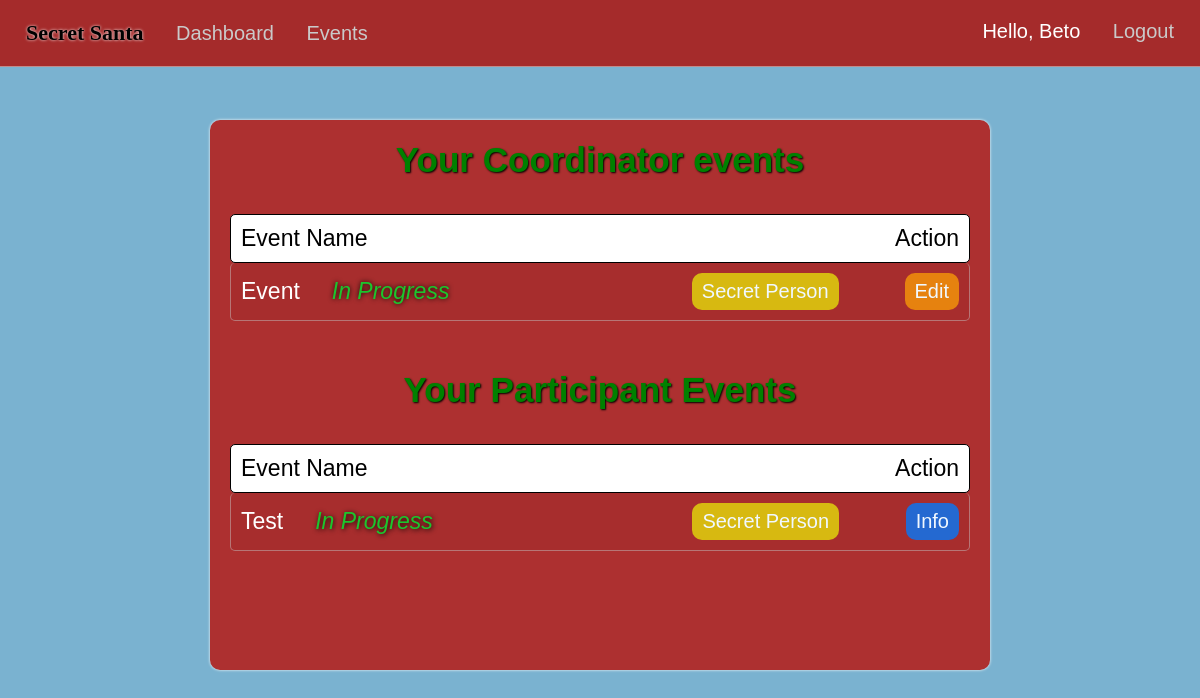
The page /dashboard (signed in) on the database its author committed.
### market/models.py (models this page shows, shortened)
class User(db.Model, UserMixin):
    id = db.Column(db.Integer(), primary_key=True)
    username = db.Column(db.String(length=30), nullable=False, unique=True)
    first_name = db.Column(db.String(length=50), nullable=False)
    last_name = db.Column(db.String(length=50), nullable=False)
    email_address = db.Column(db.String(length=50), nullable=False, unique=True)
    password_hash = db.Column(db.String(length=60), nullable=False)
    events = db.relationship('Event', backref='coordinator', lazy=True)
    events_attending = db.relationship('EventMembers', backref='attendees', lazy=True)
    @property
    def password(self):
        return self.password_hash

class EventMembers(db.Model):
    id = db.Column(db.Integer(), primary_key=True)
    event_id = db.Column(db.Integer(), db.ForeignKey('event.event_id'), nullable=False)
    user_id = db.Column(db.Integer(), db.ForeignKey('user.id'), nullable=False)
    status = db.Column(db.String(length=20))
    user = db.relationship('User', backref='event_members', lazy=True)
    events = db.relationship('Event', backref='event_link', lazy=True)

class Event(db.Model):
    event_id = db.Column(db.Integer(), primary_key=True)
    coordinator_id = db.Column(db.Integer(), db.ForeignKey('user.id'), nullable=False)
    event_name = db.Column(db.String(length=75), nullable=False)
    event_date = db.Column(db.Date())
    event_status = db.Column(db.String(length=20))
    members = db.relationship('EventMembers', backref='attended_events', lazy=True)
    fields = db.relationship('EventFields', backref='event_for_field', lazy=True)
    filled_fields = db.relationship('UserEventFields', backref='FieldEvent', lazy=True)

### market/routes.py (the view)
@app.route("/dashboard")
@login_required
def dashboard_page():
    user_events=EventMembers.query.filter_by(user_id=current_user.id,status='member').all()
    return render_template('dashboard.html',user_events=user_events,get_receiver_member=get_receiver_member)

### market/models.py (called while the page is built)
@login_manager.user_loader
def load_user(user_id):
    return User.query.get(int(user_id))

### market/routes.py (called while the page is built)
def get_receiver_member(event):
    person_to_receive=GiverReceivers.query.filter_by(event_id=event, giver_id=current_user.id).first()
    return person_to_receive.receiver_id

### market/templates/dashboard.html (shortened to what this page needs)
{% extends 'base.html' %}
{% block style %}
<link rel= "stylesheet" type= "text/css" href= "{{ url_for('static',filename='styles/dashboard.css') }}">
{% endblock %}
{% block content %}
<center>
{% if user_events %}
  <div class="content-container">
  <div class="event-filled">
    <h3>Your Coordinator events</h3><br/>
    <div class="info-titles">
      <div class="event-info-interior">
        <p>Event Name</p>
      </div>
      <p>Action</p>
    </div>
  {% for event in user_events %}
    {% if event.attended_events.coordinator_id == current_user.id %}
      <div class="event-info">
        <div class="event-info-interior">
        <p>{{ event.attended_events.event_name }} &nbsp;&nbsp;&nbsp;<i>
          {% if event.attended_events.event_status=='open' %}
          <span style="color: rgb(255, 41, 41); text-shadow: 0px 0px 5px black;">Not Started...</span>
          {% elif event.attended_events.event_status=='closed'%}
          <span  style="color: rgb(28, 197, 45); text-shadow: 0px 0px 5px black;">In Progress</span>
          {% endif %}
        </i></p>
        </div>
        {% if event.attended_events.event_status=='closed'%}
        <a href="{{ url_for('secret_info', event_id=event.event_id, person_id= get_receiver_member(event.attended_events.event_id)) }}"><button class="secret-btn" style="margin-right: 10px;">Secret Person</button></a>
        {% endif %}
        <a href="{{ url_for('event_info', event_id=event.event_id) }}"><button class="edit-btn">Edit</button></a>
      </div>
    {% endif %}
  {% endfor %}
  <br/>
  <h3 class="dash-title">Your Participant Events</h3><br/>
  <div class="info-titles">
    <div class="event-info-interior">
      <p>Event Name</p>
    </div>
    <p>Action</p>
  </div>
  {% for event in user_events %}
  {% if current_user.is_authenticated and event.attended_events.coordinator_id != current_user.id %}
    <div class="event-info">
      <div class="event-info-interior">
      <p>{{event.attended_events.event_name}}  &nbsp;&nbsp;&nbsp;<i>
        {% if event.attended_events.event_status=='open' %}
        <span style="color: rgb(17, 17, 17);">not ready...</span>
        {% elif event.attended_events.event_status=='closed'%}
        <span  style="color: rgb(28, 197, 45);text-shadow: 1px 1px 5px black;">In Progress</span>
        {% endif %}</p></i>
      </div>
      {% if event.attended_events.event_status=='closed'%}
      <a href="{{ url_for('secret_info', event_id=event.event_id, person_id= get_receiver_member(event.attended_events.event_id)) }}"><button class="secret-btn" style="margin-right: 10px;"  title="see your secret person">Secret Person</button></a>
      {% endif %}
      <a href="{{ url_for('event_info', event_id=event.event_id) }}"><button class="info-btn">Info</button></a>
    </div>
  {% endif %}
{% endfor %}
  </div>
  </div>
  {% endif%}
</center>
{% endblock %}

### market/templates/base.html (shortened to what this page needs)
<!DOCTYPE html>
<html lang="en">
<head>
  <link rel= "stylesheet" type= "text/css" href= "{{ url_for('static',filename='styles/main.css') }}">
  {% block style %}
  {% endblock %}
</head>
<body>
  <nav>
    <ul class="top-left-nav">
      <a href="{{ url_for('home_page') }}" ><li class="li-title">
        Secret Santa
      </li></a>
    {% if current_user.is_authenticated %}
      <li>
        <a href="{{ url_for('dashboard_page') }}" class="nav-item">Dashboard</a>
      </li>
      <li>
        <a href="{{ url_for('events_page') }}" class="nav-item">Events</a>
      </li>
    {% endif %}
    </ul>
    {% if current_user.is_authenticated %}
    <ul class="top-right-nav">
      <li>
        <p class="nav-name">Hello, {{ current_user.first_name.title() }} </p>
      </li>
      <li>
        <a class="nav-item" href="{{ url_for('logout_page') }}">Logout</a>
      </li>
    </ul>
    {% endif %}
  </nav>
  {% block content %}
  {% endblock %}
</body>
</html>

### market/static/styles/main.css (style rules this page uses)
* { margin: 0px; box-sizing: border-box; }
body { margin-top: 66px; font-family: Arial, Helvetica, sans-serif; background-color: rgb(122, 178, 208); color: white; padding: 0px 10px; padding-bottom: 80px; }
nav { display: flex; justify-content: space-between; background-color: rgb(165, 43, 43); padding: 20px 20px; position: fixed; right: 0px; left: 0px; top:0px; z-index: 1000; color: black; font-family:'Gill Sans', 'Gill Sans MT', Calibri, 'Trebuchet MS', sans-serif; font-size: 20px; border-bottom: 1px solid rgba(209, 208, 208, 0.589); }
.li-title { font-weight: bolder; font-size: 22px; font-family: 'Grinched'; text-shadow: 0px 0px 3px white; }
.top-left-nav { list-style: none; padding: 0px; display: inline-block; }
.top-left-nav li,.top-right-nav li { display: inline-block; margin-right: 6px; margin-left: 6px; }
.top-right-nav { list-style: none; padding: 0px; display: inline-block; }
.nav-item { text-decoration: none; color: rgb(202, 201, 201); margin-left: 15px; }
.nav-name { text-decoration: none; color: rgb(255, 255, 255); }
a { text-decoration: none; color: Black; }

### market/static/styles/dashboard.css (style rules this page uses)
.event-filled { margin-left: 20px; margin-right: 20px; padding-bottom: 30px; margin-top: 120px; color: white; min-height: 550px; max-width: 780px; background-color: rgb(173, 48, 48); border-radius: 10px; box-shadow: 0px 0px 3px white; font-size: 30px; padding-top: 20px; font-family: 'Grinched', 'Gill Sans', 'Gill Sans MT', Calibri, 'Trebuchet MS', sans-serif; }
h3 { text-shadow: 1px 1px 2px black; color: green; }
.info-titles { color: black; display: flex; justify-content: space-between; padding: 10px; margin-left: 20px; margin-right: 20px; background-color: rgb(255, 255, 255); border-bottom: 1px solid rgba(201, 201, 201, 0.475); border-radius: 5px; align-items:center; font-size: 23px; border: 1px solid rgb(0, 0, 0); }
.event-info { display: flex; justify-content: space-between; padding: 10px; margin-left: 20px; margin-right: 20px; background-color: rgba(165, 44, 44, 0.664); border-bottom: 1px solid rgba(201, 201, 201, 0.475); border-radius: 5px; align-items:center; font-size: 23px; border-right: 1px solid rgba(201, 201, 201, 0.475); border-left: 1px solid rgba(201, 201, 201, 0.475); font-family: 'Gill Sans', 'Gill Sans MT', Calibri, 'Trebuchet MS', sans-serif; }
.event-info-interior { display: flex; width: 55%; font-size: 23px; justify-content: space-between; }
.dash-title { margin-top: 15px; }
.info-btn { cursor: pointer; background-color: rgb(36, 105, 209); border: none; color: aliceblue; padding: 7px 10px; border-radius: 10px; font-size: 20px; font-family: 'Gill Sans', 'Gill Sans MT', Calibri, 'Trebuchet MS', sans-serif; }
.edit-btn { cursor: pointer; background-color: rgb(230, 130, 15); border: none; color: aliceblue; padding: 7px 10px; border-radius: 10px; font-size: 20px; font-family: 'Gill Sans', 'Gill Sans MT', Calibri, 'Trebuchet MS', sans-serif; }
.secret-btn { cursor: pointer; background-color: rgb(215, 185, 17); border: none; color: aliceblue; padding: 7px 10px; border-radius: 10px; font-size: 20px; font-family: 'Gill Sans', 'Gill Sans MT', Calibri, 'Trebuchet MS', sans-serif; }

### rows shown on the page
User: first_name "Beto"
EventMembers: attended_events.event_name "Event"
EventMembers: attended_events.event_name "Test"
